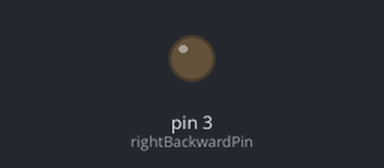
A program run on a simulated Arduino Nano, built with avr-gcc and run on an emulated ATmega328P. On the bench: output pins drawn as LEDs (lit = HIGH). Pins used as bus, display or sensor lines are not drawn.

Above: at 1.5 s.
At 4.5 s:
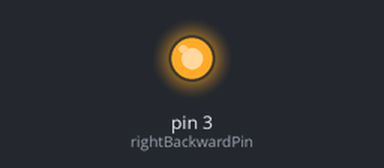
Timing chart, 0 to 7.8 s (numbered marks = the images above):
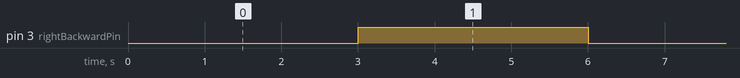

The program:

main.cpp
```cpp
/**
 * Blink
 * Turns on an LED on for one second,
 * then off for one second, repeatedly.
 */
#include "Arduino.h"

int rightForwardPin = 2;
int rightBackwardPin = 3;
int rightSpeedPin = 2;

int leftForwardPin = 4;
int leftBackwardPin = 5;
int leftSpeedPin = 3;

void setup() {
  pinMode(rightForwardPin, OUTPUT);
  pinMode(rightBackwardPin, OUTPUT);
  pinMode(rightSpeedPin, OUTPUT);
}

void loop() {
  digitalWrite(rightForwardPin, HIGH);
  digitalWrite(rightBackwardPin, LOW);
  analogWrite(rightSpeedPin, 100);
  delay(3000);
  digitalWrite(rightForwardPin, LOW);
  digitalWrite(rightBackwardPin, HIGH);
  delay(3000);
}
```

radio.cpp
```cpp

```

Measured:
- by itself, pin 3 (rightBackwardPin): alternates HIGH for 3.0 s and LOW for 3.0 s
